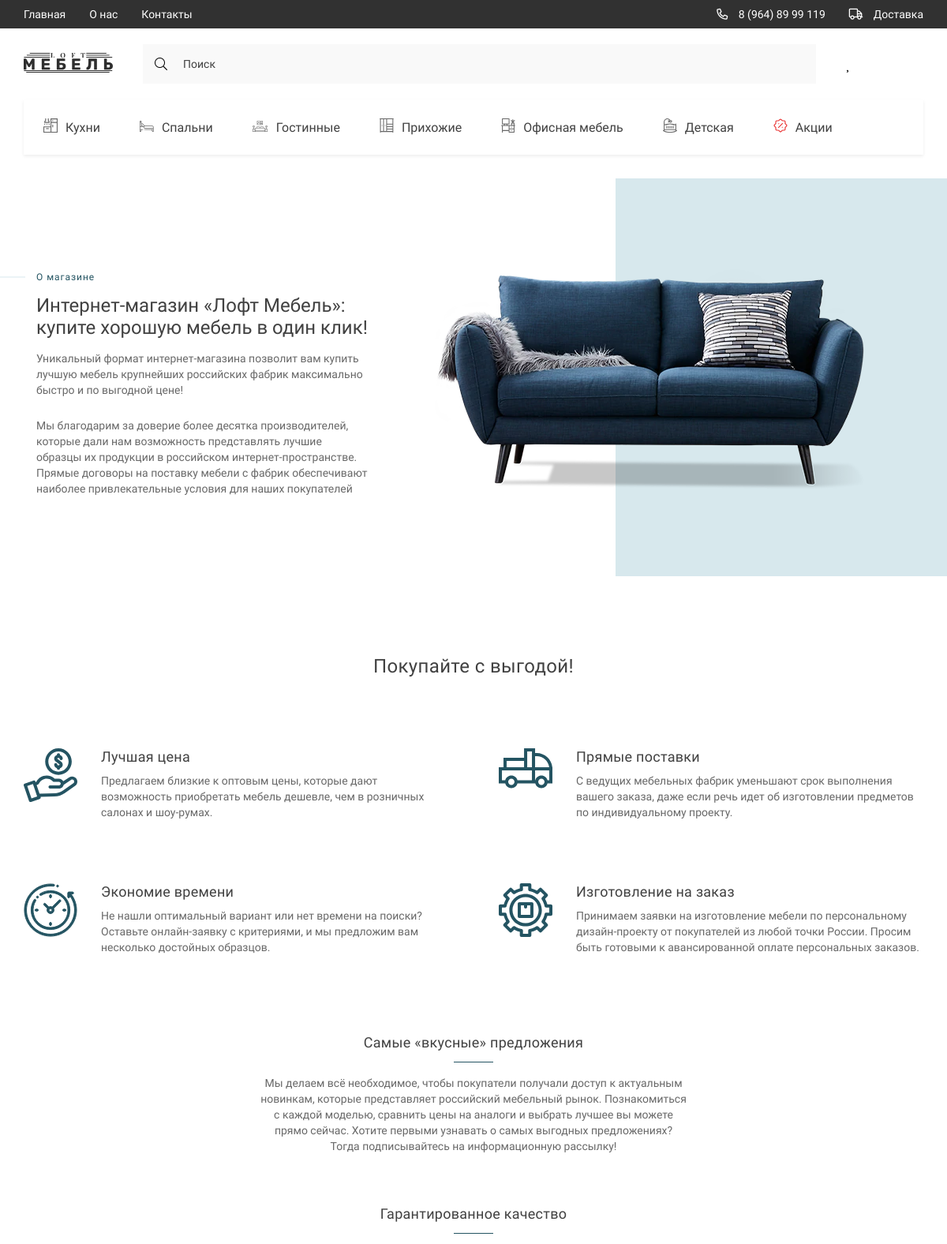
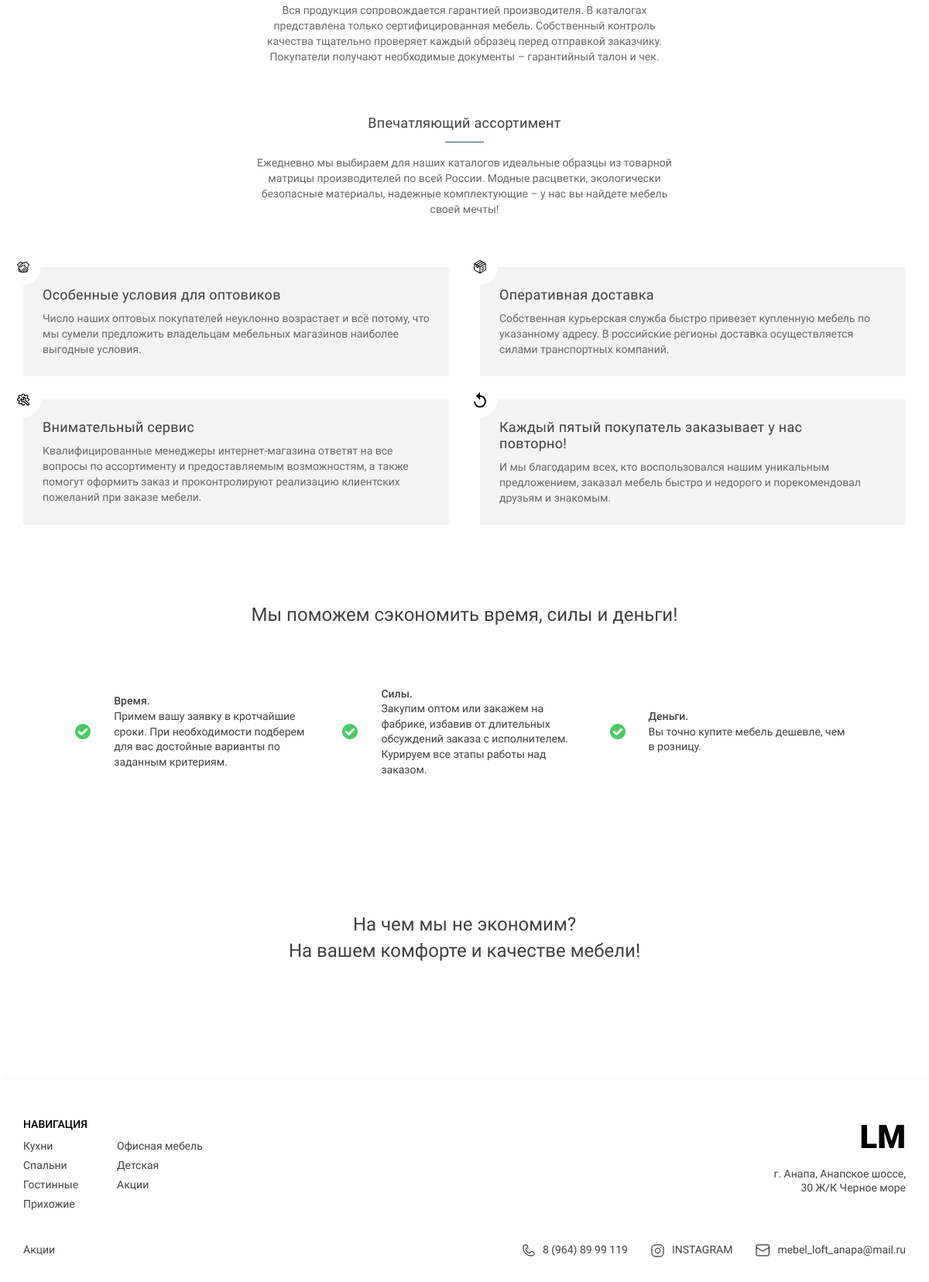
The page /about/ on the database its author committed (2 pictures, top to bottom).
### products/models.py (models this page shows, shortened)
class Subcategory(models.Model):
    name = models.CharField(max_length=150, unique=True)
    icon = models.FileField(upload_to='icons', null=True, blank=True)

### products/views.py (the view)
# urls.py: path('about/', about, name='about'),
def about(request):
    subcategories = Subcategory.objects.all()
    sub_1 = subcategories[0:4]
    sub_2 = subcategories[4:7]
    sub_3 = subcategories[6]
    context = {
        'subcategories': subcategories,
        'sub_1': sub_1,
        'sub_2': sub_2,
        'sub_3': sub_3
    }
    return render(request, 'about_us.html', context)

### products/templates/about_us.html (shortened to what this page needs)
{% extends 'base.html' %}
{% load static %}
{% block categories %}
{% for k in subcategories %}
<li>
    <a href="{% url 'products:filter' k.id %}" class="header__list-links">
        <span class="header__list-img">
            <img src="{{ k.icon.url }}" alt="icons">
        </span>
        {{ k.name }}
    </a>
</li>
{% endfor %}
{% endblock %}
{% block main %}
<main class="main">
    <section class="info__section">
        <div class="container">
            <div class="info__section-content">
                <div class="info__section-txt">
                    <h2 class="info__section-subtitle">О магазине</h2>
                    <h1 class="info__section-title">
                        Интернет-магазин «Лофт Мебель»:
                        купите хорошую
                        мебель в один клик!
                    </h1>
                    <p class="info__section-descr">
                        Уникальный формат интернет-магазина позволит вам купить лучшую
                        мебель крупнейших российских фабрик максимально быстро и по
                        выгодной цене!
                        <span>
                                    Мы благодарим за доверие более десятка производителей, которые дали
                                    нам возможность представлять лучшие образцы их продукции в
                                    российском интернет-пространстве. Прямые договоры на поставку
                                    мебели с фабрик обеспечивают наиболее привлекательные условия для
                                    наших покупателей
                                </span>
                    </p>
                </div>
                <div class="info__section-banner">
                    <img src="{% static 'assets/images/aboute.png' %}" alt="aboute">
                </div>
            </div>
        </div>
    </section>
    <section class="sentence">
        <div class="container">
            <div class="sentence__content">
                <h2 class="sentence__title">Покупайте с выгодой!</h2>
                <div class="sentence__items">
                    <div class="sentence__item">
                        <div class="sentence__item-img">
                            <img src="{% static 'assets/icons/sentence/profit-icon.svg' %}" alt="icon">
                        </div>
                        <div class="sentence__item-txt">
                            <h3 class="sentence__item-title">Лучшая цена</h3>
                            <p class="sentence__item-descr">
                                Предлагаем близкие к оптовым цены, которые дают возможность приобретать мебель
                                дешевле, чем в розничных салонах и шоу-румах.
                            </p>
                        </div>
                    </div>
                    <div class="sentence__item">
                        <div class="sentence__item-img">
                            <img src="{% static 'assets/icons/sentence/supplies-icon.svg' %}" alt="icon">
                        </div>
                        <div class="sentence__item-txt">
                            <h3 class="sentence__item-title">Прямые поставки</h3>
                            <p class="sentence__item-descr">
                                С ведущих мебельных фабрик уменьшают срок
                                выполнения вашего заказа, даже если речь идет об изготовлении предметов по
                                индивидуальному проекту.
                            </p>
                        </div>
                    </div>
                    <div class="sentence__item">
                        <div class="sentence__item-img">
                            <img src="{% static 'assets/icons/sentence/time-icon.svg' %}" alt="icon">
                        </div>
                        <div class="sentence__item-txt">
                            <h3 class="sentence__item-title">Экономие времени</h3>
                            <p class="sentence__item-descr">
                                Не нашли оптимальный вариант или нет
                                времени на поиски? Оставьте онлайн-заявку с критериями, и мы предложим вам
                                несколько достойных образцов.
                            </p>
                        </div>
                    </div>
                    <div class="sentence__item">
                        <div class="sentence__item-img">
                            <img src="{% static 'assets/icons/sentence/production-icon.svg' %}" alt="icon">
                        </div>
                        <div class="sentence__item-txt">
                            <h3 class="sentence__item-title">Изготовление на заказ</h3>
                            <p class="sentence__item-descr">
                                Принимаем заявки на изготовление
                                мебели по персональному дизайн-проекту от покупателей из любой точки России.
                                Просим быть готовыми к авансированной оплате персональных заказов.
                            </p>
                        </div>
                    </div>
                </div>
            </div>
        </div>
    </section>
    <section class="sentence">
        <div class="container">
            <div class="offers__content">
                <div class="offers__item">
                    <h2 class="offers__item-title">Самые «вкусные» предложения</h2>
                    <p class="offers__item-descr">
                        Мы делаем всё
                        необходимое, чтобы покупатели получали доступ к актуальным новинкам, которые
                        представляет российский мебельный рынок. Познакомиться с каждой моделью,
                        сравнить цены на аналоги и выбрать лучшее вы можете прямо сейчас. Хотите
                        первыми узнавать о самых выгодных предложениях? Тогда подписывайтесь на
                        информационную рассылку!
                    </p>
                </div>
                <div class="offers__item">
                    <h2 class="offers__item-title">Гарантированное качество</h2>
                    <p class="offers__item-descr">
                        Вся продукция сопровождается
                        гарантией производителя. В каталогах представлена только сертифицированная
                        мебель. Собственный контроль качества тщательно проверяет каждый образец
                        перед отправкой заказчику. Покупатели получают необходимые документы –
                        гарантийный талон и чек.
                    </p>
                </div>
                <div class="offers__item">
                    <h2 class="offers__item-title">Впечатляющий ассортимент</h2>
                    <p class="offers__item-descr">
                        Ежедневно мы выбираем для
                        наших каталогов идеальные образцы из товарной матрицы производителей по всей
                        России. Модные расцветки, экологически безопасные материалы, надежные
                        комплектующие – у нас вы найдете мебель своей мечты!
                    </p>
                </div>
            </div>
        </div>
    </section>
    <section class="about__cards">
        <div class="container">
            <div class="about__cards-content">
                <div class="about__card">
                    <div class="about__card-img">
                        <img src="{% static 'assets/icons/about__card/coop-icons.svg' %}" alt="icons">
                    </div>
                    <h2 class="about__card-title">Особенные условия для оптовиков</h2>
                    <p class="about__card-descr">
                        Число наших оптовых
                        покупателей неуклонно возрастает и всё потому, что мы сумели предложить
                        владельцам мебельных магазинов наиболее выгодные условия.
                    </p>
                </div>
                <div class="about__card">
                    <div class="about__card-img">
                        <img src="{% static 'assets/icons/about__card/delivery-box-icons.svg' %}" alt="icons">
                    </div>
                    <h2 class="about__card-title">Оперативная доставка</h2>
                    <p class="about__card-descr">
                        Собственная курьерская служба
                        быстро привезет купленную мебель по указанному адресу. В российские регионы
                        доставка осуществляется силами транспортных компаний.
                    </p>
                </div>
                <div class="about__card">
                    <div class="about__card-img">
                        <img src="{% static 'assets/icons/about__card/support-icons.svg' %}" alt="icons">
                    </div>
                    <h2 class="about__card-title">Внимательный сервис</h2>
                    <p class="about__card-descr">
                        Квалифицированные менеджеры
                        интернет-магазина ответят на все вопросы по ассортименту и предоставляемым
                        возможностям, а также помогут оформить заказ и проконтролируют реализацию
                        клиентских пожеланий при заказе мебели.
                    </p>
                </div>
                <div class="about__card">
                    <div class="about__card-img">
                        <img src="{% static 'assets/icons/about__card/re-icons.svg' %}" alt="icons">
                    </div>
                    <h2 class="about__card-title">
                        Каждый пятый покупатель заказывает у нас
                        повторно!
                    </h2>
                    <p class="about__card-descr">
                        И мы благодарим всех, кто воспользовался нашим уникальным предложением, заказал мебель
                        быстро и недорого и порекомендовал
                        друзьям и
                        знакомым.
                    </p>
                </div>
            </div>
        </div>
    </section>
    <section class="saving">
        <div class="container">
            <div class="saving__content">
                <h2 class="saving__title">Мы поможем сэкономить время, силы и деньги!</h2>
                <div class="saving__cards">
                    <div class="saving__card">
                        <div class="saving__card-img">
                            <img src="{% static 'assets/icons/saving.svg' %}" alt="saving">
                        </div>
                        <p class="saving__card-txt">
                            <span>Время. </span>
                            Примем вашу заявку в кротчайшие сроки. При необходимости
                            подберем для вас достойные варианты по заданным критериям.
                        </p>
                    </div>
                    <div class="saving__card">
                        <div class="saving__card-img">
                            <img src="{% static 'assets/icons/saving.svg' %}" alt="saving">
                        </div>
                        <p class="saving__card-txt">
                            <span> Силы. </span>
                            Закупим оптом или закажем на фабрике, избавив от длительных
                            обсуждений заказа с исполнителем. Курируем все этапы работы над
                            заказом.
                        </p>
                    </div>
                    <div class="saving__card">
                        <div class="saving__card-img">
                            <img src="{% static 'assets/icons/saving.svg' %}" alt="saving">
                        </div>
                        <p class="saving__card-txt">
                            <span>Деньги.</span>
                            Вы точно купите мебель дешевле, чем в розницу.
                        </p>
                    </div>
                </div>
                <h2 class="saving__title saving__title-two">
                    На чем мы не экономим? <br>
                    На вашем комфорте и
                    качестве мебели!
                </h2>
            </div>
        </div>
    </section>
</main>
{% endblock %}
{% block li_1 %}
{% for i in sub_1 %}
<li><a href="{% url 'products:filter' i.id %}" class="footer__navigate-links">{{ i.name }}</a></li>
{% endfor %}
{% endblock %}
{% block li_2 %}
{% for i in sub_2 %}
<li><a href="{% url 'products:filter' i.id %}" class="footer__navigate-links">{{ i.name }}</a></li>
{% endfor %}
{% endblock %}
{% block li_3 %}
<li><a href="{% url 'products:filter' sub_3.id %}" class="footer__navigate-links">{{ sub_3.name }}</a></li>
{% endblock %}

### rows shown on the page
Subcategory: icon (picture), name "Кухни"
Subcategory: icon (picture), name "Спальни"
Subcategory: icon (picture), name "Гостинные"
Subcategory: icon (picture), name "Прихожие"
Subcategory: icon (picture), name "Офисная мебель"
Subcategory: icon (picture), name "Детская"
Subcategory: icon (picture), name "Акции"
